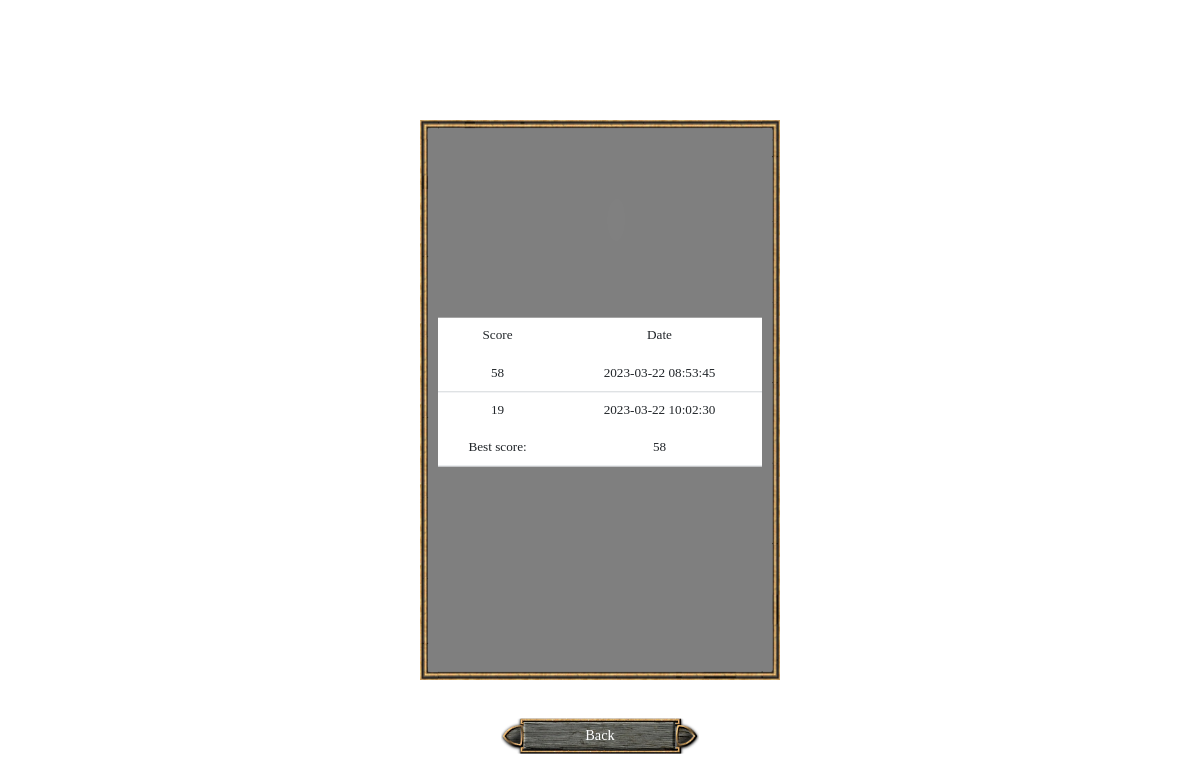
Page /scores (signed in) on the earlier database version.
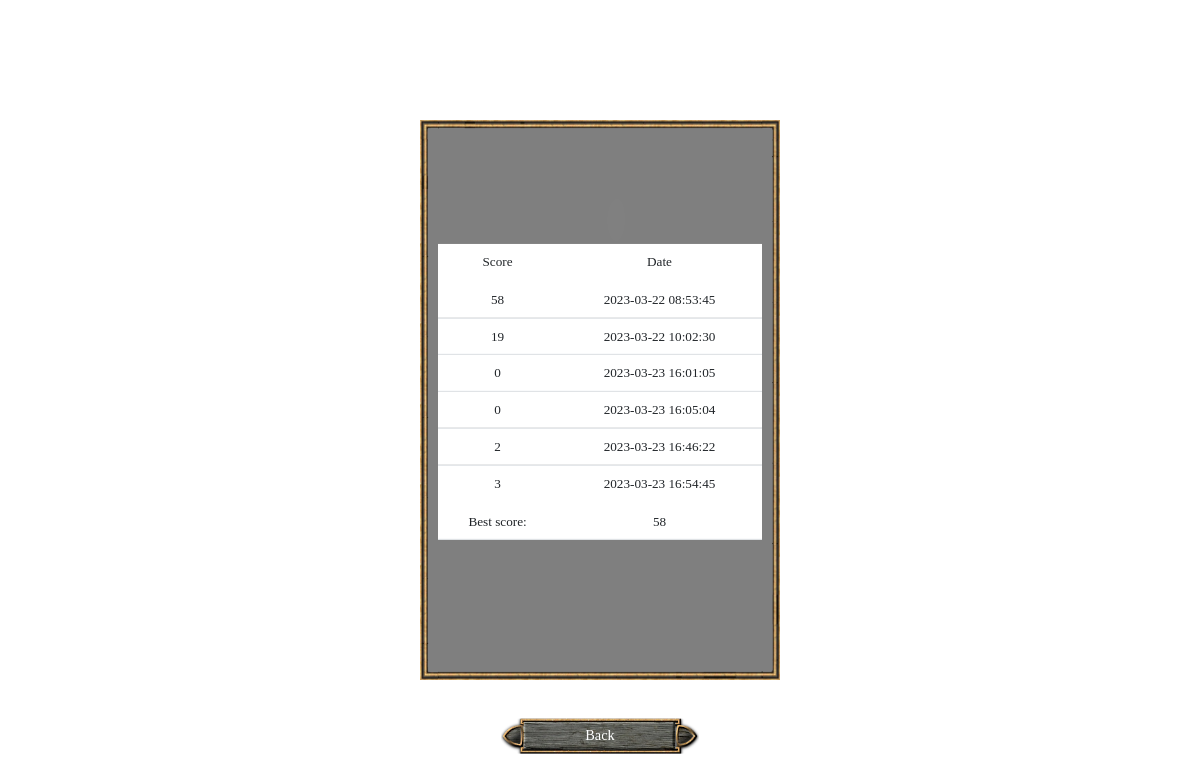
Same page on the later database version.
### tables this page shows
CREATE TABLE scores (id INTEGER PRIMARY KEY NOT NULL, username TEXT NOT NULL, score INTEGER NOT NULL, date TEXT NOT NULL);

### app.py (the view)
@app.route("/scores")
def scores():
    if session:
        username = db.execute("SELECT username FROM users WHERE id = ?", session["user_id"])
        scores = db.execute("SELECT * FROM scores WHERE username = ?", username[0]["username"])
        best_score = 0
        for i in range(len(scores)):
            if i == 0:
                best_score = scores[i]["score"]
            else:
                if scores[i]["score"] > best_score:
                    best_score = scores[i]["score"]
        return render_template("scores.html", scores=scores, best_score=best_score)
    return redirect("/")

### templates/scores.html (shortened to what this page needs)
{% extends "layout.html" %}
{% block main %}
<div id="scores-credits-container" class="mx-auto d-flex justify-content-center align-items-center">
    <div id="scores-table-container">
        <table id="scores-credits-table" class="table">
            <thead>
                <tr>
                    <td class="text-center">Score</th>
                    <td class="text-center">Date</th>
                </tr>
            </thead>
            <tbody class="table-group-divider">
                {% for score in scores %}
                    <tr>
                        <td class="text-center">{{ score["score"] }}</td>
                        <td class="text-center">{{ score["date"] }}</td>
                    </tr>
                {% endfor %}
            </tbody>
            <tfoot class="table-group-divider">
                <tr>
                    <td class="text-center">Best score:</td>
                    <td class="text-center">{{ best_score }}</td>
                </tr>
            </tfoot>
        </table>
    </div>
    <a href="/">
        <div id="scores-credits-back-button-container" class="d-flex align-items-center">
            <img id="scores-credits-back-button" src="/static/menu/Button.png">
            <div id="scores-credits-back-button-text">Back</div>
        </div>
    </a>
</div>
{% endblock %}

### templates/layout.html (shortened to what this page needs)
<!DOCTYPE html>
<html lang="en">
    <head>
        <link rel="stylesheet" href="/static/style.css">
        <link href="https://cdn.jsdelivr.net/npm/bootstrap@5.3.0-alpha1/dist/css/bootstrap.min.css" rel="stylesheet">
    </head>
    <body>
        <main>
            {% block main %}{% endblock %}
        </main>
    </body>
</html>

### static/style.css (style rules this page uses)
body { background-image: url("/static/menu/Background.png"); background-image: no-repeat; background-attachment: fixed; background-size: cover; }
#scores-credits-container { position: absolute; transform: translate(-50%, -50%); top: 50%; left: 50%; width: 30%; height: 70%; }
#scores-table-container { position: absolute; transform: translate(-50%, -50%); top: 50%; left: 50%; width: 90%; max-height: 90%; overflow: auto; font-family: Luminari, Papyrus, serif; font-size: 1.1vw; }
#scores-credits-table { color: white; }
#scores-credits-back-button-container, #scores-credits-unregistered-back-button-container { position: absolute; transform: translate(-50%, -50%); top: 110%; left: 50%; text-align: center; width: 55%; padding-left: 0%; padding-right: 0%; }
#scores-credits-back-button, #scores-credits-unregistered-back-button { width: 100%; }
#scores-credits-back-button-text, #scores-credits-unregistered-back-button-text { position: absolute; transform: translate(-50%, -50%); top: 50%; left: 50%; font-family: Luminari, Papyrus, serif; font-size: 1.2vw; color: white; }

Differences in the rows shown:
added scores: score "0", date "2023-03-23 16:01:05"
added scores: score "0", date "2023-03-23 16:05:04"
added scores: score "2", date "2023-03-23 16:46:22"
added scores: score "3", date "2023-03-23 16:54:45"
